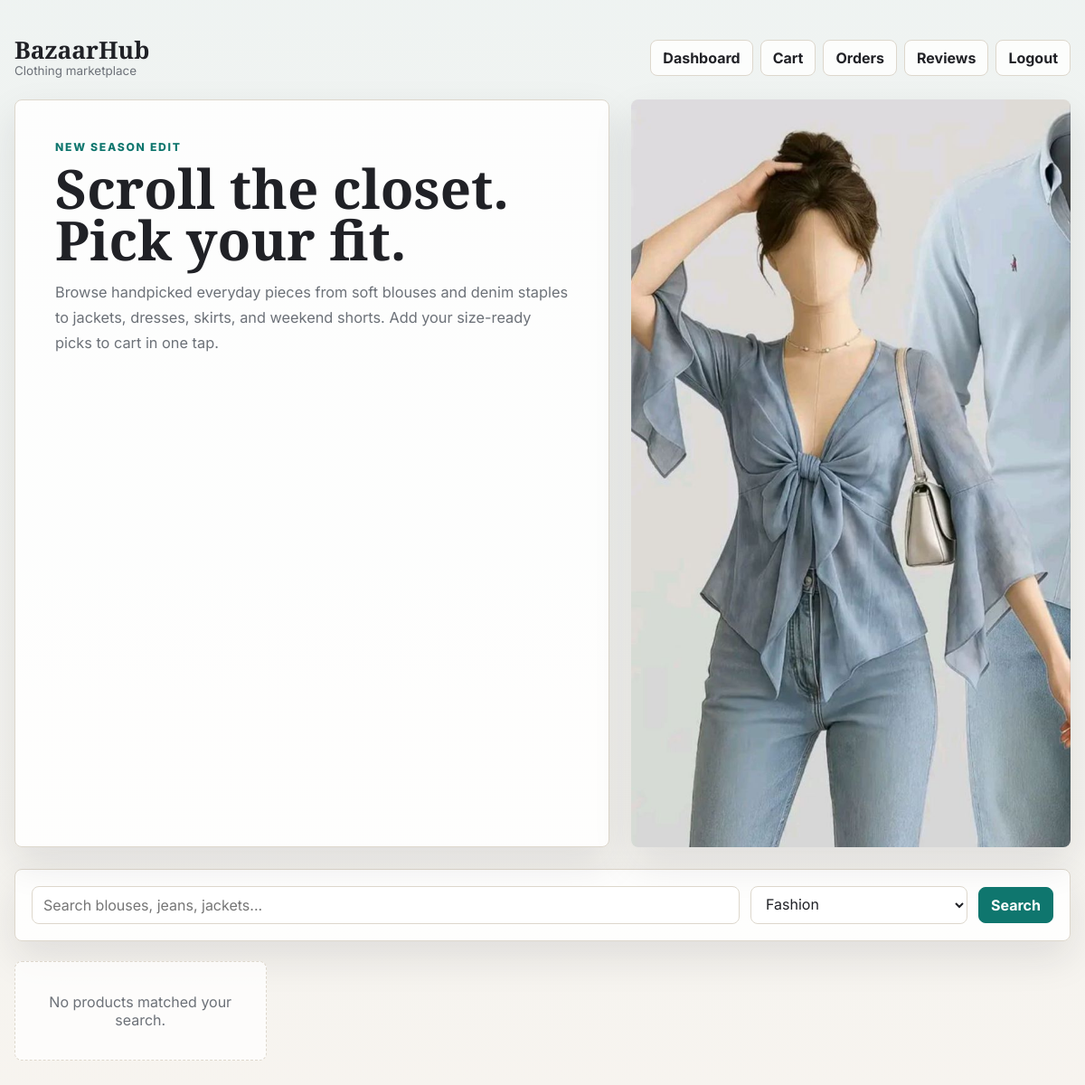
/customer/products.php?category_id=3 (signed in), run on an earlier commit of the app's database.
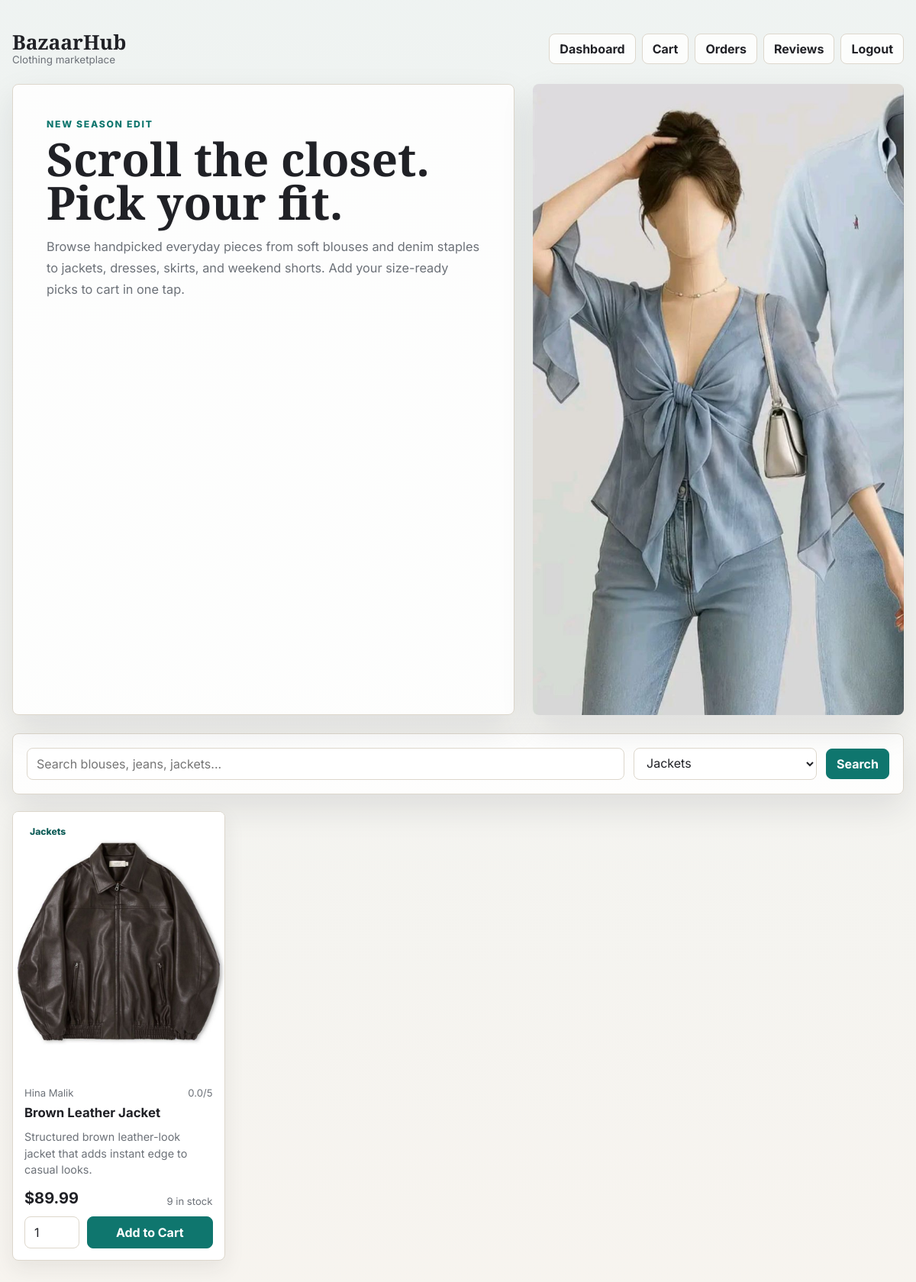
And on a later commit of the database.
### tables this page shows
CREATE TABLE products (
    id INT AUTO_INCREMENT PRIMARY KEY,
    name VARCHAR(150) NOT NULL,
    description TEXT,
    image_url VARCHAR(255),
    price DECIMAL(10,2) NOT NULL,
    stock INT DEFAULT 0,
    category_id INT NOT NULL,
    seller_id INT NOT NULL,
    created_at TIMESTAMP DEFAULT CURRENT_TIMESTAMP,
    FOREIGN KEY (category_id) REFERENCES categories(id)
    ON DELETE CASCADE ON UPDATE CASCADE,
    FOREIGN KEY (seller_id) REFERENCES users(id)
    ON DELETE CASCADE ON UPDATE CASCADE
);

CREATE TABLE categories (
    id INT AUTO_INCREMENT PRIMARY KEY,
    name VARCHAR(100) UNIQUE NOT NULL
);

CREATE TABLE users (
    id INT AUTO_INCREMENT PRIMARY KEY,
    name VARCHAR(100) NOT NULL,
    email VARCHAR(100) UNIQUE NOT NULL,
    password VARCHAR(255) NOT NULL,
    role ENUM('admin','seller','customer') DEFAULT 'customer',
    account_status ENUM('pending','active','suspended') DEFAULT 'active',
    created_at TIMESTAMP DEFAULT CURRENT_TIMESTAMP
);

### customer/products.php (the view, shortened to what this page needs)
<?php
require_once '../db.php';
$search = trim($_GET['search'] ?? '');
$category_id = (int) ($_GET['category_id'] ?? 0);
$categories = mysqli_query($conn, "SELECT id, name FROM categories ORDER BY name");
$hero_image = "../assets/images/products/blue_bow_blouse.jfif";
$sql = "
    SELECT p.id, p.name, p.description, p.price, p.stock, p.image_url,
           c.name AS category_name, u.name AS seller_name,
           COALESCE(AVG(r.rating), 0) AS avg_rating
    FROM products p
    JOIN categories c ON c.id = p.category_id
    JOIN users u ON u.id = p.seller_id
    LEFT JOIN reviews r ON r.product_id = p.id
    WHERE (? = '' OR p.name LIKE CONCAT('%', ?, '%'))
      AND (? = 0 OR p.category_id = ?)
    GROUP BY p.id, p.name, p.description, p.price, p.stock, p.image_url, c.name, u.name
    ORDER BY p.created_at DESC
";
$stmt = mysqli_prepare($conn, $sql);
mysqli_stmt_bind_param($stmt, "ssii", $search, $search, $category_id, $category_id);
mysqli_stmt_execute($stmt);
$products = mysqli_stmt_get_result($stmt);
?>
<!DOCTYPE html>
<html lang="en">
<head>
    <link rel="stylesheet" href="../assets/css/styles.css">
    <link rel="stylesheet" href="../assets/css/customer.css">
</head>
<body class="customer-page">
<main class="shop-shell">
    <nav class="shop-nav" aria-label="Customer navigation">
        <a class="shop-brand" href="dashboard.php">
            <strong>BazaarHub</strong>
            <span>Clothing marketplace</span>
        </a>
        <div class="shop-links">
            <a class="shop-link" href="dashboard.php">Dashboard</a>
            <a class="shop-link" href="cart.php">Cart</a>
            <a class="shop-link" href="my_orders.php">Orders</a>
            <a class="shop-link" href="reviews.php">Reviews</a>
            <a class="shop-link" href="../logout.php">Logout</a>
        </div>
    </nav>
    <section class="shop-hero">
        <div class="shop-hero__copy">
            <p class="shop-kicker">New season edit</p>
            <h1 class="shop-title">Scroll the closet. Pick your fit.</h1>
            <p class="shop-copy">
                Browse handpicked everyday pieces from soft blouses and denim staples to jackets,
                dresses, skirts, and weekend shorts. Add your size-ready picks to cart in one tap.
            </p>
        </div>
        <div class="shop-hero__media">
            <img src="<?= htmlspecialchars($hero_image) ?>" alt="BazaarHub clothing collection">
        </div>
    </section>
    <section class="shop-panel" aria-label="Product filters">
        <form class="shop-toolbar" method="GET">
            <input class="shop-input" type="text" name="search" placeholder="Search blouses, jeans, jackets..." value="<?= htmlspecialchars($search) ?>">
            <select class="shop-select" name="category_id">
                <?php while ($category = mysqli_fetch_assoc($categories)): ?>
                    <option value="<?= $category['id'] ?>" <?= $category_id === (int) $category['id'] ? 'selected' : '' ?>>
                        <?= htmlspecialchars($category['name']) ?>
                    </option>
                <?php endwhile; ?>
            </select>
            <button class="shop-button shop-button--primary" type="submit">Search</button>
        </form>
    </section>
    <section class="product-grid" aria-label="Products">
        <?php if (mysqli_num_rows($products) === 0): ?>
            <div class="empty-state">No products matched your search.</div>
        <?php endif; ?>
        <?php while ($product = mysqli_fetch_assoc($products)): ?>
            <?php
                $image_url = $product['image_url'] ?: 'assets/images/products/blue_bow_blouse.jfif';
                $image_src = '../' . ltrim($image_url, '/');
            ?>
            <article class="product-card">
                <div class="product-card__image">
                    <img src="<?= htmlspecialchars($image_src) ?>" alt="<?= htmlspecialchars($product['name']) ?>">
                    <span class="product-chip"><?= htmlspecialchars($product['category_name']) ?></span>
                </div>
                <div class="product-card__body">
                    <div class="product-card__meta">
                        <span><?= htmlspecialchars($product['seller_name']) ?></span>
                        <span><?= number_format($product['avg_rating'], 1) ?>/5</span>
                    </div>
                    <h2><?= htmlspecialchars($product['name']) ?></h2>
                    <p class="product-desc"><?= htmlspecialchars($product['description'] ?? '') ?></p>
                    <div class="product-card__footer">
                        <div class="product-price">
                            <strong>$<?= number_format($product['price'], 2) ?></strong>
                            <span class="product-stock"><?= (int) $product['stock'] ?> in stock</span>
                        </div>
                        <?php if ((int) $product['stock'] > 0): ?>
                            <form class="cart-form" method="POST">
                                <input class="quantity-input" type="number" name="quantity" value="1" min="1" max="<?= (int) $product['stock'] ?>" aria-label="Quantity for <?= htmlspecialchars($product['name']) ?>">
                                <button class="shop-button shop-button--primary" type="submit">Add to Cart</button>
                            </form>
                        <?php else: ?>
                            <div class="empty-state">Out of stock</div>
                        <?php endif; ?>
                    </div>
                </div>
            </article>
        <?php endwhile; ?>
    </section>
</main>
</body>
</html>

### assets/css/styles.css (style rules this page uses)
:root { --color-page: #fff8dc; --color-surface: #fffdf5; --color-surface-soft: #f5ead0; --color-border: #d3c0a3; --color-border-strong: #ab907b; --color-text: #674846; --color-text-muted: #8c726d; --color-primary: #674846; --color-primary-deep: #4f3734; --color-success: #6c8a5a; --color-shadow: rgba(103, 72, 70, 0.12); --color-glow: rgba(103, 72, 70, 0.16); --color-ring: rgba(103, 72, 70, 0.28); --gradient-blue: linear-gradient(135deg, #8b6b67 0%, #674846 100%); --shadow-card: 0 24px 60px rgba(103, 72, 70, 0.15); --shadow-soft: 0 14px 30px rgba(103, 72, 70, 0.08); --font-display: "Playfair Display", Georgia, serif; --font-body: "Inter", Arial, sans-serif; }
* { box-sizing: border-box; }
html { color-scheme: light; }
body { margin: 0; min-height: 100vh; display: flex; align-items: center; justify-content: center; background: var(--color-page); color: var(--color-text); font-family: var(--font-body); }
button, input { font: inherit; }
a { color: inherit; }

What changed in the data, as far as the page shows it:
added products: image_url (picture), category.name "Jackets", seller.name "Hina Malik", avg_rating "0.0", name "Brown Leather Jacket", description "Structured brown leather-look jacket that adds instant edge to casual looks.", price "89.99", stock "9"
Also different on the page:
form field category_id: "Fashion" → "Jackets"
text no longer shown: "No products matched your search."
